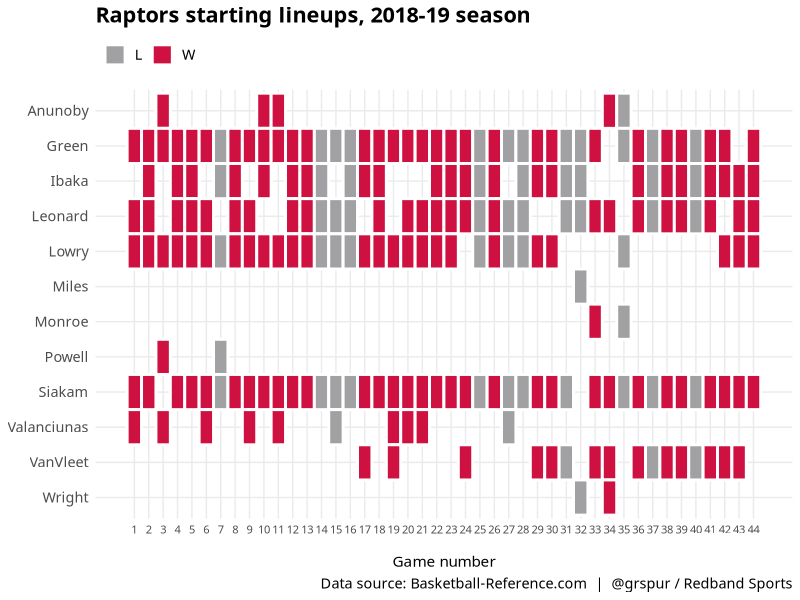

The R script that drew this image:
## ---- chunk 1
library(tidyverse)
library(lubridate)
library(knitr)
library(kableExtra)

quartzFonts(ANXTC = c("Avenir Next Condensed Regular", "Avenir Next Condensed Demi Bold", "Avenir Next Condensed Italic", "Avenir Next Condensed Demi Bold Italic"))

sLine <- read_csv("RaptorsLineups.csv", 
                  col_types = cols(Date = col_date(format = "%Y-%m-%d")))

sLineX <- select(sLine, Gm, Dec, S1, S2, S3, S4, S5)
sLine.long <- gather(sLineX, key = A.order, value = Player, -c(Gm, Dec))
sLine.long <- arrange(sLine.long, Gm, Player)

## ---- chunk 2
ggplot(sLine.long) +
  geom_tile(aes(Gm, reorder(Player, desc(Player)), fill = Dec), colour = "white", size = 1) +
  theme_minimal() +
  scale_x_continuous(breaks = 1:44, minor_breaks = NULL) +
  scale_fill_manual(values = c("#A1A1A4", "#ce1141")) +
  theme(text = element_text(family = "ANXTC", size = 13),
        plot.title = element_text(face = "bold"),
        legend.position = "top",
        legend.justification = 0,
        legend.title = element_blank(),
        axis.title.x = element_text(size = 11),
        axis.text.x = element_text(size = 8)) +
  labs(title = "Raptors starting lineups, 2018-19 season",
       subtitle = NULL,
       x = "\nGame number",
       y = NULL,
       caption = "Data source: Basketball-Reference.com  |  @grspur / Redband Sports")

## ---- chunk 3
# https://stackoverflow.com/questions/8862105/count-unique-combinations-of-values

combos <- plyr::count(sLineX, vars = c('S1', 'S2', 'S3', 'S4', 'S5'))
combos <- arrange(combos, desc(freq))

kable(combos, format = "html", table.attr = 'width="100%"') %>% kable_styling(position = "left")
